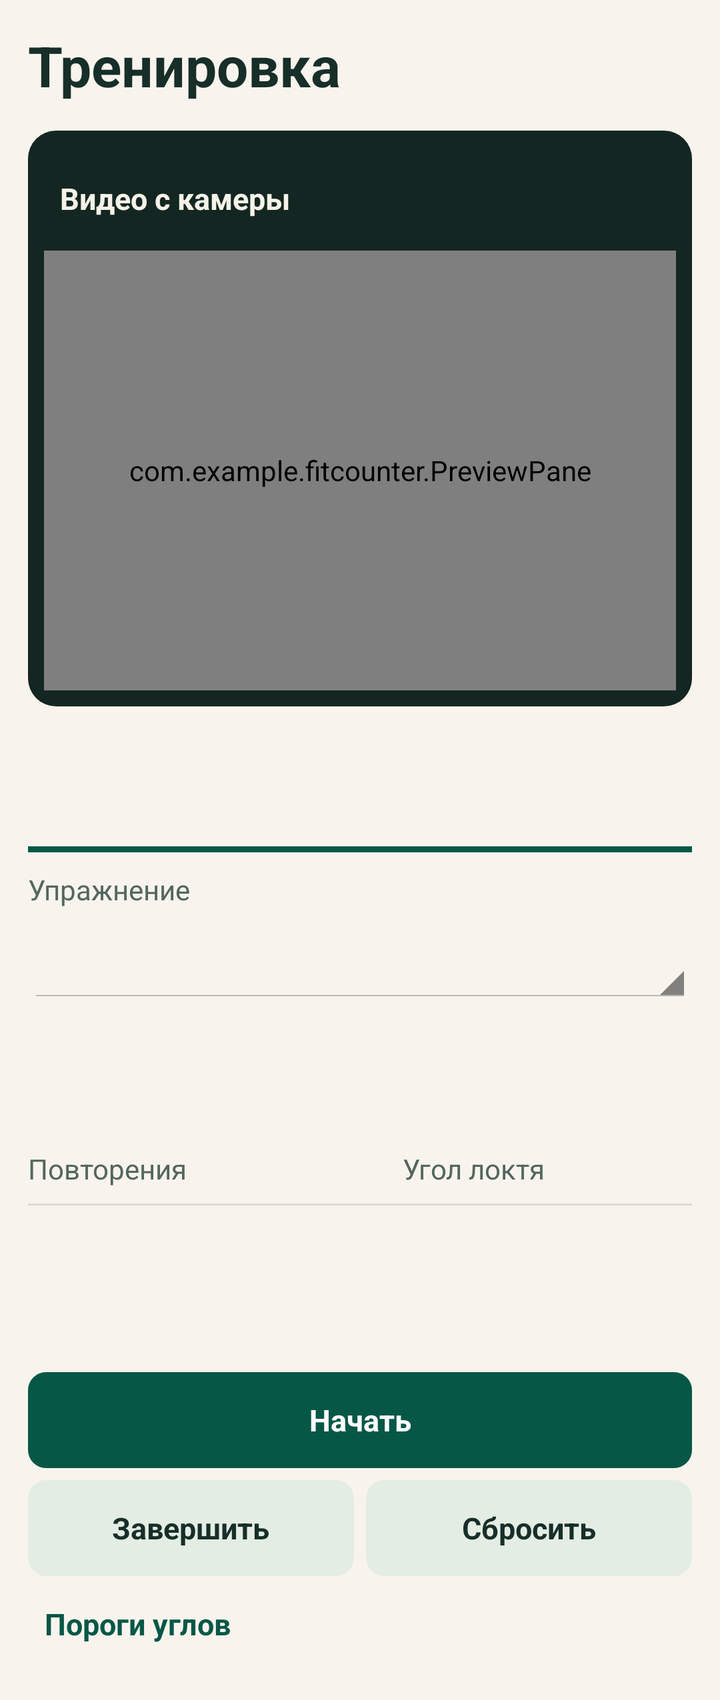
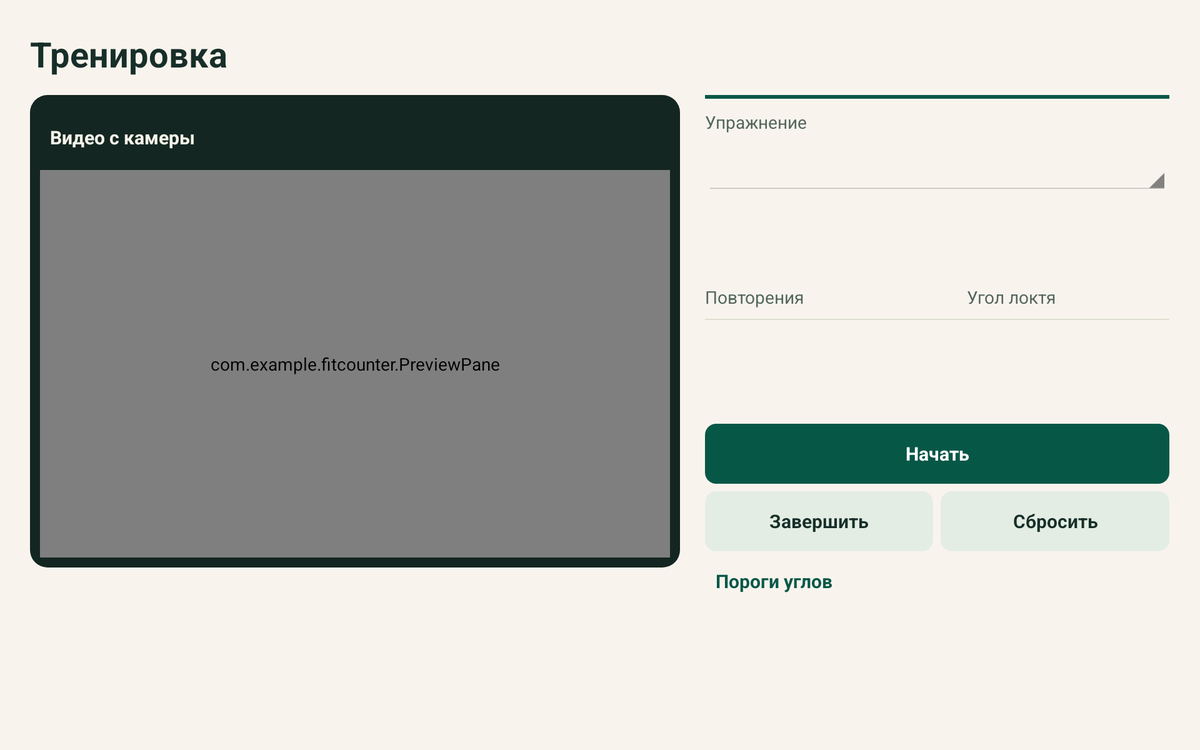

One screen, two layout resources from the same app: the default and the repository's alternative for another configuration. Each is rendered where Android would select it; the XML of both is given below.
<!-- AndroidManifest.xml: application theme Theme.FitCounter -->
<!-- res/layout/screen_training.xml -->
<?xml version='1.0' encoding='utf-8'?>
<ScrollView xmlns:android="http://schemas.android.com/apk/res/android" android:id="@+id/training_screen" android:layout_width="match_parent" android:layout_height="match_parent" android:fillViewport="true">
    <LinearLayout android:layout_width="match_parent" android:layout_height="wrap_content" android:orientation="vertical" android:padding="14dp">
        <TextView style="@style/FitCounter.Title" android:text="@string/training" />
        <LinearLayout android:layout_width="match_parent" android:layout_height="wrap_content" android:orientation="vertical" android:baselineAligned="false">
            <include layout="@layout/training_camera" />
            <Space android:layout_width="1dp" android:layout_height="14dp" />
            <include layout="@layout/training_controls" />
        </LinearLayout>
    </LinearLayout>
</ScrollView>
<!-- res/layout/training_camera.xml (included above) -->
<?xml version='1.0' encoding='utf-8'?>
<LinearLayout xmlns:android="http://schemas.android.com/apk/res/android" android:layout_width="match_parent" android:layout_height="wrap_content" android:orientation="vertical">
    <LinearLayout android:layout_width="match_parent" android:layout_height="wrap_content" android:orientation="vertical" android:background="@drawable/ui_camera" android:padding="8dp">
        <LinearLayout android:layout_width="match_parent" android:layout_height="52dp" android:gravity="center_vertical" android:paddingStart="8dp">
            <TextView android:id="@+id/camera_facing" android:layout_width="0dp" android:layout_height="wrap_content" android:layout_weight="1" android:text="@string/preview_label" android:textColor="#F4F2E9" android:textSize="15sp" android:textStyle="bold" />
            <ImageButton android:id="@+id/switch_camera" android:layout_width="48dp" android:layout_height="48dp" android:background="@drawable/ui_flip" android:src="@drawable/ic_switch_camera" android:scaleType="center" android:contentDescription="@string/switch_camera" android:visibility="gone" />
        </LinearLayout>
        <com.example.fitcounter.PreviewPane android:id="@+id/preview" android:layout_width="match_parent" android:layout_height="@dimen/training_preview_height" android:background="#203A31">
            <TextureView android:id="@+id/camera_texture" android:layout_width="match_parent" android:layout_height="match_parent" android:contentDescription="@string/preview_label" />
            <com.example.fitcounter.SkeletonView android:id="@+id/skeleton" android:layout_width="match_parent" android:layout_height="match_parent" />
        </com.example.fitcounter.PreviewPane>
    </LinearLayout>
    <TextView android:id="@+id/camera_status" style="@style/FitCounter.Line" android:layout_marginTop="8dp" android:minHeight="48dp" android:gravity="center_vertical" android:padding="10dp" />
    <Button android:id="@+id/retry_camera" style="@style/FitCounter.Button" android:text="@string/retry" android:layout_marginTop="6dp" android:visibility="gone" />
</LinearLayout>
<!-- res/layout/training_controls.xml (included above) -->
<?xml version='1.0' encoding='utf-8'?>
<LinearLayout xmlns:android="http://schemas.android.com/apk/res/android" android:layout_width="match_parent" android:layout_height="wrap_content" android:orientation="vertical">
    <View android:layout_width="match_parent" android:layout_height="3dp" android:background="@color/ui_emerald" />
    <TextView style="@style/FitCounter.Caption" android:layout_marginTop="9dp" android:labelFor="@+id/exercise" android:text="@string/exercise_label" />
    <Spinner android:id="@id/exercise" android:layout_width="match_parent" android:layout_height="wrap_content" android:minHeight="48dp" android:paddingStart="8dp" android:paddingEnd="8dp" android:popupBackground="@drawable/ui_card" />
    <LinearLayout android:layout_width="match_parent" android:layout_height="wrap_content" android:gravity="bottom" android:baselineAligned="false" android:layout_marginTop="5dp" android:layout_marginBottom="8dp">
        <LinearLayout android:layout_width="0dp" android:layout_height="wrap_content" android:layout_weight="1.3" android:orientation="vertical">
            <TextView android:id="@+id/repetitions" style="@style/FitCounter.Metric" />
            <TextView style="@style/FitCounter.Caption" android:text="@string/repetitions_label" />
        </LinearLayout>
        <LinearLayout android:layout_width="0dp" android:layout_height="wrap_content" android:layout_weight="1" android:orientation="vertical">
            <TextView android:id="@+id/angle" style="@style/FitCounter.Metric" android:textSize="39sp" android:textColor="@color/ui_graphite" />
            <TextView android:id="@+id/angle_label" style="@style/FitCounter.Caption" android:text="@string/elbow_label" />
        </LinearLayout>
    </LinearLayout>
    <View android:layout_width="match_parent" android:layout_height="1dp" android:background="@color/ui_line" />
    <TextView android:id="@+id/phase" style="@style/FitCounter.Line" android:layout_marginTop="8dp" android:textStyle="bold" />
    <TextView android:id="@+id/hint" style="@style/FitCounter.Caption" android:layout_marginTop="4dp" android:layout_marginBottom="9dp" />
    <TextView android:id="@+id/save_message" style="@style/FitCounter.Line" />
    <Button android:id="@+id/start_workout" style="@style/FitCounter.Button" android:text="@string/start" android:layout_width="match_parent" android:background="@drawable/ui_primary" android:textColor="@color/ui_primary_text" />
    <LinearLayout android:layout_width="match_parent" android:layout_height="wrap_content" android:layout_marginTop="6dp">
        <Button android:id="@+id/finish_workout" style="@style/FitCounter.Button" android:text="@string/finish" android:layout_width="0dp" android:layout_weight="1" />
        <Space android:layout_width="6dp" android:layout_height="1dp" />
        <Button android:id="@+id/reset_workout" style="@style/FitCounter.Button" android:text="@string/reset" android:layout_width="0dp" android:layout_weight="1" />
    </LinearLayout>
    <Button android:id="@+id/thresholds" style="@style/FitCounter.Button" android:text="@string/thresholds" android:background="@drawable/ui_nav" android:textColor="@color/ui_emerald" />
</LinearLayout>
<!-- resources referenced by this layout -->
<resources>
  <color name="ui_emerald">#075747</color>
  <color name="ui_graphite">#172E29</color>
  <color name="ui_line">#DEDED2</color>
  <dimen name="training_preview_height">220dp</dimen>
  <!-- drawable ui_camera (drawable) -->
  <?xml version='1.0' encoding='utf-8'?>
  <shape xmlns:android="http://schemas.android.com/apk/res/android">
      <solid android:color="@color/ui_video" />
      <corners android:radius="14dp" />
  </shape>
  <!-- drawable ui_card (drawable) -->
  <?xml version='1.0' encoding='utf-8'?>
  <shape xmlns:android="http://schemas.android.com/apk/res/android">
      <solid android:color="@color/ui_paper" />
      <corners android:radius="14dp" />
  </shape>
  <!-- drawable ui_flip (drawable) -->
  <?xml version='1.0' encoding='utf-8'?>
  <selector xmlns:android="http://schemas.android.com/apk/res/android">
      <item android:state_pressed="true">
          <shape>
              <solid android:color="#416658" />
              <corners android:radius="9dp" />
          </shape>
      </item>
      <item>
          <shape>
              <solid android:color="#29463B" />
              <corners android:radius="9dp" />
          </shape>
      </item>
  </selector>
  <string name="elbow_label">Угол локтя</string>
  <string name="exercise_label">Упражнение</string>
  <string name="finish">Завершить</string>
  <string name="preview_label">Видео с камеры</string>
  <string name="repetitions_label">Повторения</string>
  <string name="reset">Сбросить</string>
  <string name="retry">Повторить</string>
  <string name="start">Начать</string>
  <string name="switch_camera">Переключить камеру</string>
  <string name="thresholds">Пороги углов</string>
  <string name="training">Тренировка</string>
  <style name="FitCounter.Button" parent="android:style/Widget.Holo.Button">
      <item name="android:layout_width">wrap_content</item>
      <item name="android:layout_height">wrap_content</item>
      <item name="android:minHeight">48dp</item>
      <item name="android:minWidth">0dp</item>
      <item name="android:background">@drawable/ui_button</item>
      <item name="android:textColor">@color/ui_graphite</item>
      <item name="android:textSize">15sp</item>
      <item name="android:textStyle">bold</item>
      <item name="android:paddingStart">8dp</item>
      <item name="android:paddingEnd">8dp</item>
  </style>
  <style name="FitCounter.Caption" parent="FitCounter.Line">
      <item name="android:textColor">@color/ui_muted</item>
      <item name="android:textSize">14sp</item>
  </style>
  <style name="FitCounter.Line">
      <item name="android:layout_width">match_parent</item>
      <item name="android:layout_height">wrap_content</item>
      <item name="android:textColor">@color/ui_graphite</item>
      <item name="android:textSize">16sp</item>
  </style>
  <style name="FitCounter.Metric" parent="FitCounter.Line">
      <item name="android:textStyle">bold</item>
      <item name="android:fontFamily">sans-serif-condensed</item>
      <item name="android:textColor">@color/ui_emerald</item>
      <item name="android:textSize">58sp</item>
      <item name="android:includeFontPadding">false</item>
  </style>
  <style name="FitCounter.Title" parent="FitCounter.Line">
      <item name="android:textStyle">bold</item>
      <item name="android:textSize">28sp</item>
      <item name="android:layout_marginBottom">14dp</item>
  </style>
  <style name="Theme.FitCounter" parent="android:style/Theme.Holo.Light.NoActionBar">
          <item name="android:windowBackground">@color/ui_canvas</item>
          <item name="android:textColorPrimary">@color/ui_graphite</item>
          <item name="android:textColorSecondary">@color/ui_muted</item>
      </style>
  <color name="ui_video">#142621</color>
  <color name="ui_paper">#FFFDF8</color>
  <color name="ui_moss">#E4EDE3</color>
  <color name="ui_muted">#53665E</color>
  <color name="ui_canvas">#F8F4ED</color>
  <!-- some entries are left out for length -->
</resources>
<!-- res/layout-w720dp/screen_training.xml (the repository's variant of the layout above) -->
<!-- drawn on a 7-inch tablet turned sideways -->
<?xml version='1.0' encoding='utf-8'?>
<ScrollView xmlns:android="http://schemas.android.com/apk/res/android" android:id="@+id/training_screen" android:layout_width="match_parent" android:layout_height="match_parent" android:fillViewport="true">
    <LinearLayout android:layout_width="match_parent" android:layout_height="wrap_content" android:orientation="vertical" android:padding="24dp">
        <TextView style="@style/FitCounter.Title" android:text="@string/training" />
        <LinearLayout android:layout_width="match_parent" android:layout_height="wrap_content" android:orientation="horizontal" android:baselineAligned="false">
            <include layout="@layout/training_camera" android:layout_width="0dp" android:layout_height="wrap_content" android:layout_weight="1.4" />
            <Space android:layout_width="20dp" android:layout_height="1dp" />
            <include layout="@layout/training_controls" android:layout_width="0dp" android:layout_height="wrap_content" android:layout_weight="1" />
        </LinearLayout>
    </LinearLayout>
</ScrollView>
<!-- resources referenced by the variant -->
<!-- as a 7-inch tablet turned sideways resolves them -->
<resources>
  <color name="ui_emerald">#075747</color>
  <color name="ui_graphite">#172E29</color>
  <color name="ui_line">#DEDED2</color>
  <!-- from res/values-w720dp/ -->
  <dimen name="training_preview_height">310dp</dimen>
  <!-- drawable ui_camera (drawable) -->
  <?xml version='1.0' encoding='utf-8'?>
  <shape xmlns:android="http://schemas.android.com/apk/res/android">
      <solid android:color="@color/ui_video" />
      <corners android:radius="14dp" />
  </shape>
  <!-- drawable ui_card (drawable) -->
  <?xml version='1.0' encoding='utf-8'?>
  <shape xmlns:android="http://schemas.android.com/apk/res/android">
      <solid android:color="@color/ui_paper" />
      <corners android:radius="14dp" />
  </shape>
  <!-- drawable ui_flip (drawable) -->
  <?xml version='1.0' encoding='utf-8'?>
  <selector xmlns:android="http://schemas.android.com/apk/res/android">
      <item android:state_pressed="true">
          <shape>
              <solid android:color="#416658" />
              <corners android:radius="9dp" />
          </shape>
      </item>
      <item>
          <shape>
              <solid android:color="#29463B" />
              <corners android:radius="9dp" />
          </shape>
      </item>
  </selector>
  <string name="elbow_label">Угол локтя</string>
  <string name="exercise_label">Упражнение</string>
  <string name="finish">Завершить</string>
  <string name="preview_label">Видео с камеры</string>
  <string name="repetitions_label">Повторения</string>
  <string name="reset">Сбросить</string>
  <string name="retry">Повторить</string>
  <string name="start">Начать</string>
  <string name="switch_camera">Переключить камеру</string>
  <string name="thresholds">Пороги углов</string>
  <string name="training">Тренировка</string>
  <style name="FitCounter.Button" parent="android:style/Widget.Holo.Button">
      <item name="android:layout_width">wrap_content</item>
      <item name="android:layout_height">wrap_content</item>
      <item name="android:minHeight">48dp</item>
      <item name="android:minWidth">0dp</item>
      <item name="android:background">@drawable/ui_button</item>
      <item name="android:textColor">@color/ui_graphite</item>
      <item name="android:textSize">15sp</item>
      <item name="android:textStyle">bold</item>
      <item name="android:paddingStart">8dp</item>
      <item name="android:paddingEnd">8dp</item>
  </style>
  <style name="FitCounter.Caption" parent="FitCounter.Line">
      <item name="android:textColor">@color/ui_muted</item>
      <item name="android:textSize">14sp</item>
  </style>
  <style name="FitCounter.Line">
      <item name="android:layout_width">match_parent</item>
      <item name="android:layout_height">wrap_content</item>
      <item name="android:textColor">@color/ui_graphite</item>
      <item name="android:textSize">16sp</item>
  </style>
  <style name="FitCounter.Metric" parent="FitCounter.Line">
      <item name="android:textStyle">bold</item>
      <item name="android:fontFamily">sans-serif-condensed</item>
      <item name="android:textColor">@color/ui_emerald</item>
      <item name="android:textSize">58sp</item>
      <item name="android:includeFontPadding">false</item>
  </style>
  <style name="FitCounter.Title" parent="FitCounter.Line">
      <item name="android:textStyle">bold</item>
      <item name="android:textSize">28sp</item>
      <item name="android:layout_marginBottom">14dp</item>
  </style>
  <style name="Theme.FitCounter" parent="android:style/Theme.Holo.Light.NoActionBar">
          <item name="android:windowBackground">@color/ui_canvas</item>
          <item name="android:textColorPrimary">@color/ui_graphite</item>
          <item name="android:textColorSecondary">@color/ui_muted</item>
      </style>
  <color name="ui_video">#142621</color>
  <color name="ui_paper">#FFFDF8</color>
  <color name="ui_moss">#E4EDE3</color>
  <color name="ui_muted">#53665E</color>
  <color name="ui_canvas">#F8F4ED</color>
  <!-- some entries are left out for length -->
</resources>
